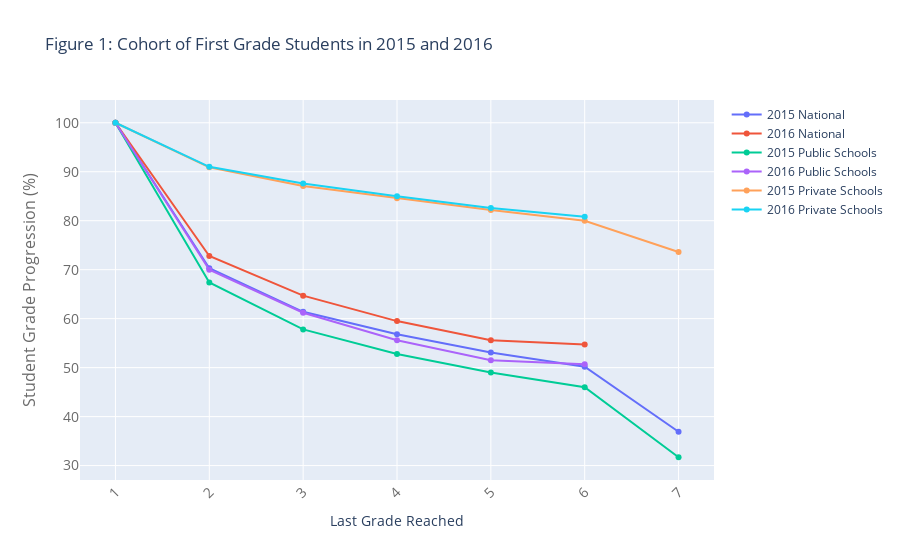

The notebook cell saved with this chart:
### Code cell
# Figure 1

# uploading data
db=pd.read_csv('../raw_data/Fig1_data.csv',sep=';')

# plotting
data = [go.Scatter(x=db['Grade'].values,y=100*db[x].values,name=x) for x in ['2015 National','2016 National','2015 Public Schools','2016 Public Schools','2015 Private Schools','2016 Private Schools']]
layout = go.Layout(title="Figure 1: Cohort of First Grade Students in 2015 and 2016",
                   xaxis=dict(title="Last Grade Reached",
                              tickfont=dict(size=14,
                                            color='rgb(107, 107, 107)'),
                              tickangle=-45),
                   yaxis=dict(title="Student Grade Progression (%)",
                              titlefont=dict(size=16,
                                             color='rgb(107, 107, 107)'),
                              tickfont=dict(size=14,
                                            color='rgb(107, 107, 107)')),
                    )

fig = go.Figure(data=data, layout=layout)
fig.show()

### Figure 1 — Plotly figure (JSON) as saved in the notebook; plotly's stock layout.template omitted (floating-point values rounded to 4 significant figures)
{"data": [{"name": "2015 National", "type": "scatter", "x": [1, 2, 3, 4, 5, 6, 7], "y": [100, 70.3, 61.4, 56.8, 53.1, 50.2, 36.9]}, {"name": "2016 National", "type": "scatter", "x": [1, 2, 3, 4, 5, 6, 7], "y": [100, 72.8, 64.7, 59.5, 55.6, 54.7, null]}, {"name": "2015 Public Schools", "type": "scatter", "x": [1, 2, 3, 4, 5, 6, 7], "y": [100, 67.4, 57.8, 52.8, 49, 46, 31.7]}, {"name": "2016 Public Schools", "type": "scatter", "x": [1, 2, 3, 4, 5, 6, 7], "y": [100, 70, 61.2, 55.6, 51.5, 50.7, null]}, {"name": "2015 Private Schools", "type": "scatter", "x": [1, 2, 3, 4, 5, 6, 7], "y": [100, 90.9, 87.1, 84.6, 82.2, 80, 73.6]}, {"name": "2016 Private Schools", "type": "scatter", "x": [1, 2, 3, 4, 5, 6, 7], "y": [100, 91, 87.6, 85, 82.6, 80.8, null]}], "layout": {"title": {"text": "Figure 1: Cohort of First Grade Students in 2015 and 2016"}, "xaxis": {"tickangle": -45, "tickfont": {"color": "rgb(107, 107, 107)", "size": 14}, "title": {"text": "Last Grade Reached"}}, "yaxis": {"tickfont": {"color": "rgb(107, 107, 107)", "size": 14}, "title": {"font": {"color": "rgb(107, 107, 107)", "size": 16}, "text": "Student Grade Progression (%)"}}}}
